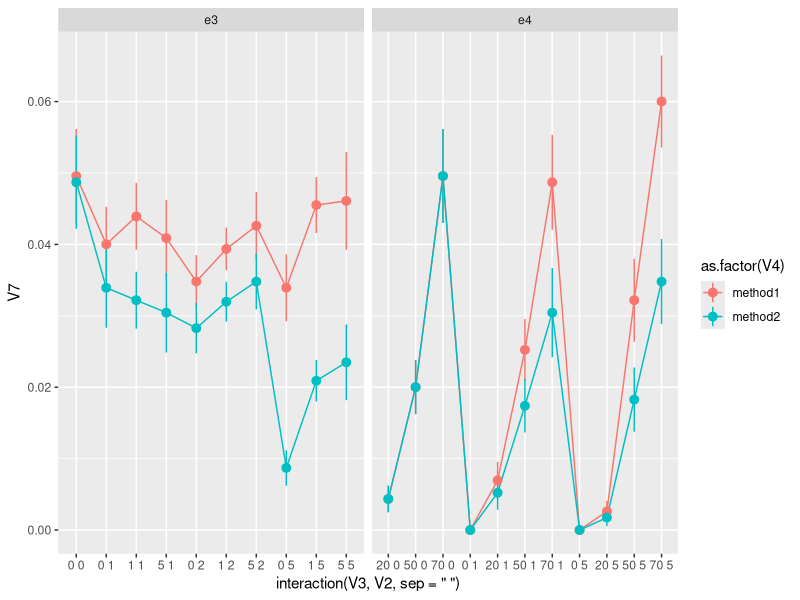

Source code (R):
require(reshape2); require(ggplot2); require(scales)

d= read.csv("true-gt.csv",sep=" ",header = F)
head(d)
levels(d$V1)

ggplot(aes(x=interaction(V3,V2,sep=" "),y=V7,color=as.factor(V4),group=as.factor(V4)),data=d)+
  stat_summary(geom="line")+
  stat_summary()+
  facet_wrap(~V1,scales="free_x")


summary(aov(V7~V2*V4,d))

summary(aov(V7~(V3*V2),d[d$V1=="e3" & d$V4=="method1",]))
summary(aov(V7~(V3*V2),d[d$V1=="e3" & d$V4=="method2",]))

summary(aov(V7~(V3*V2),d[d$V1=="e4" & d$V4=="method1",]))
summary(aov(V7~(V3*V2),d[d$V1=="e4" & d$V4=="method2",]))
